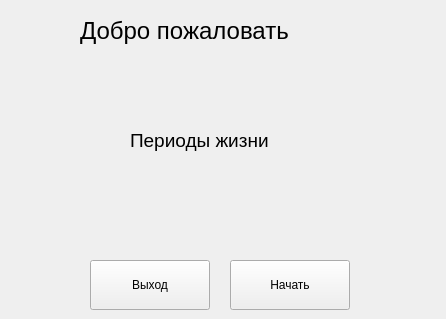
<?xml version="1.0" encoding="UTF-8"?>
<ui version="4.0">
 <class>MainWindow</class>
 <widget class="QMainWindow" name="MainWindow">
  <property name="geometry">
   <rect>
    <x>0</x>
    <y>0</y>
    <width>446</width>
    <height>319</height>
   </rect>
  </property>
  <property name="minimumSize">
   <size>
    <width>446</width>
    <height>319</height>
   </size>
  </property>
  <property name="maximumSize">
   <size>
    <width>446</width>
    <height>319</height>
   </size>
  </property>
  <property name="windowTitle">
   <string>MainWindow</string>
  </property>
  <widget class="QWidget" name="centralwidget">
   <widget class="QPushButton" name="btn_exit">
    <property name="geometry">
     <rect>
      <x>90</x>
      <y>260</y>
      <width>120</width>
      <height>50</height>
     </rect>
    </property>
    <property name="font">
     <font>
      <family>Segoe UI</family>
     </font>
    </property>
    <property name="text">
     <string>Выход</string>
    </property>
   </widget>
   <widget class="QLabel" name="label_welcome_1">
    <property name="geometry">
     <rect>
      <x>80</x>
      <y>10</y>
      <width>351</width>
      <height>41</height>
     </rect>
    </property>
    <property name="font">
     <font>
      <family>Segoe UI</family>
      <pointsize>18</pointsize>
     </font>
    </property>
    <property name="text">
     <string>Добро пожаловать</string>
    </property>
   </widget>
   <widget class="QPushButton" name="btn_begin">
    <property name="geometry">
     <rect>
      <x>230</x>
      <y>260</y>
      <width>120</width>
      <height>50</height>
     </rect>
    </property>
    <property name="font">
     <font>
      <family>Segoe UI</family>
     </font>
    </property>
    <property name="text">
     <string>Начать</string>
    </property>
   </widget>
   <widget class="QLabel" name="label_subject">
    <property name="geometry">
     <rect>
      <x>130</x>
      <y>130</y>
      <width>241</width>
      <height>21</height>
     </rect>
    </property>
    <property name="font">
     <font>
      <family>Segoe UI</family>
      <pointsize>14</pointsize>
     </font>
    </property>
    <property name="text">
     <string>Периоды жизни</string>
    </property>
   </widget>
  </widget>
 </widget>
 <resources/>
 <connections/>
</ui>
